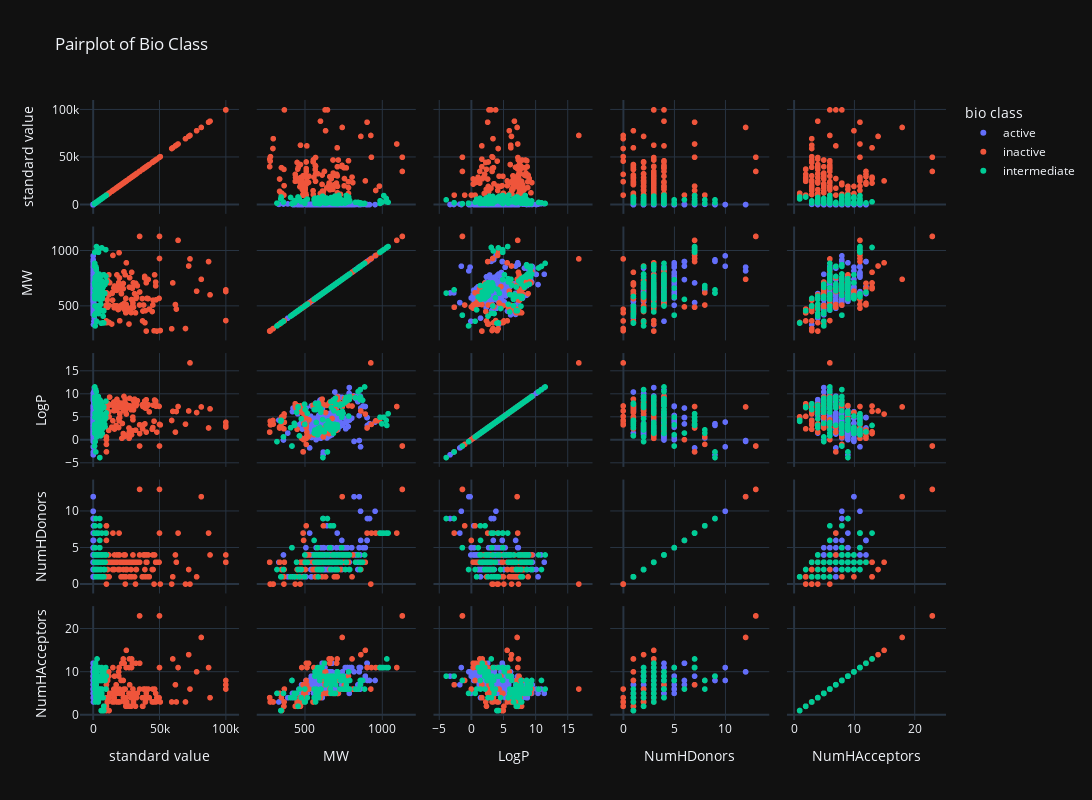

The cell this chart's notebook holds for it:
### Code cell
import plotly.express as px

# Create a pair plot using Plotly
fig = px.scatter_matrix(
    df5,
    dimensions=["standard_value", "MW", "LogP", "NumHDonors", "NumHAcceptors"],
    color="bio_class",
    title="Pairplot of Bio Class",
    labels={col: col.replace('_', ' ') for col in df5.columns},
    template="plotly_dark"
)

# Update layout for better readability
fig.update_layout(
    height=800,
    width=1100,
    showlegend=True
)

# Show the pair plot
fig.show()
